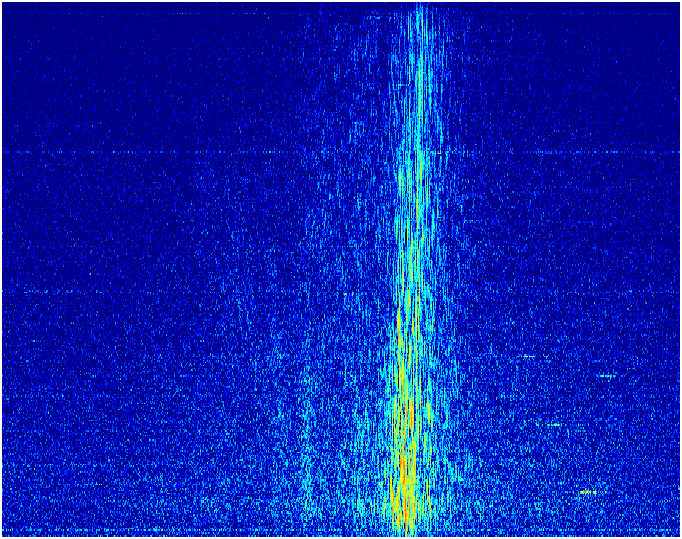
#> input picture tipo1/YOLOdata/test/images/02586.png, 682 x 539 px
$ python horizontal_lines.py ../YOLOdata/test/images/02586.png
#> lines starting #> are read from the running program, lines starting #| are printed output that depends on the picture
import sys
import math
import cv2 as cv
import numpy as np
from scipy.signal import find_peaks

def main(argv):
    default_file = 'D:/dataset/all_images_tipo1/12350.png'
    filename = argv[0] if len(argv) > 0 else default_file
    print("File letto:", filename)

    src = cv.imread(filename, cv.IMREAD_GRAYSCALE)
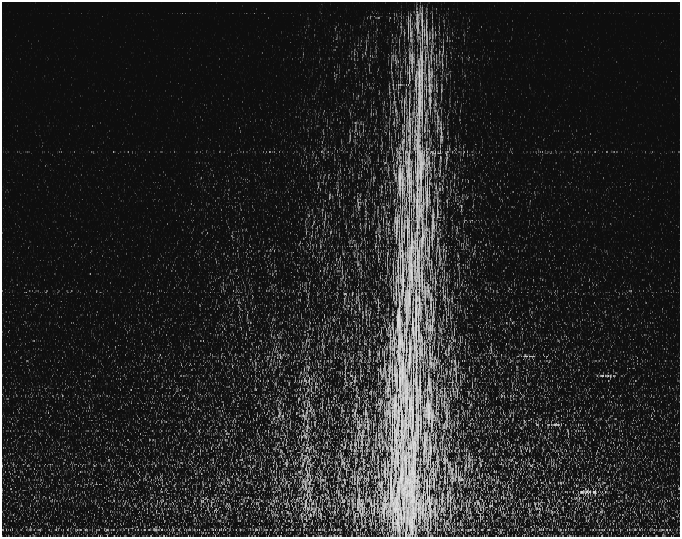
#> src: shape (539, 682); min 14, max 255, mean 40.3
    if src is None:
        print("Errore nel caricamento dell'immagine!")
        return -1
    # Equalizzazione per migliorare il contrasto
    img_eq = cv.equalizeHist(src)
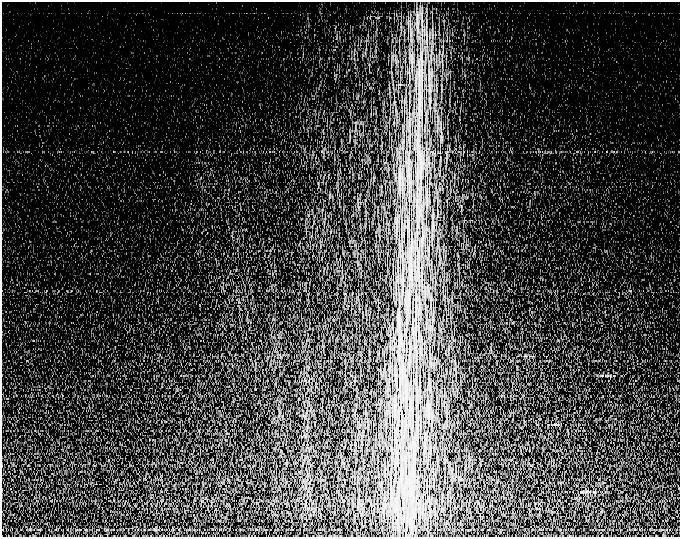
#> img_eq: shape (539, 682); min 0, max 255, mean 64.8
    cv.imshow("Equalized", img_eq)
    img_lines = cv.cvtColor(src, cv.COLOR_GRAY2BGR)

    # Calcolo dell'intensità media per ogni riga
    row_intensity = np.mean(img_eq, axis=1)
#> row_intensity = 539 values, max 255 at index 0, min 8.37 at index 5, mean 64.76
    soglia = np.percentile(row_intensity, 20)
#> soglia = 32.71
    # Rilevamento dei picchi nell'intensità delle righe
    peaks, _ = find_peaks(row_intensity, height=soglia,distance = 5,prominence = 20)
#> peaks = [13, 151, 292, 464, 484, 500, 529]

    # Disegno delle linee orizzontali rilevate
    for y in peaks:
        cv.line(img_lines, (0, y), (src.shape[1], y), (0, 0, 255), 1)
#> this loop made 7 passes
#> y on passes 1 to 7: 13, 151, 292, 464, 484, 500, 529
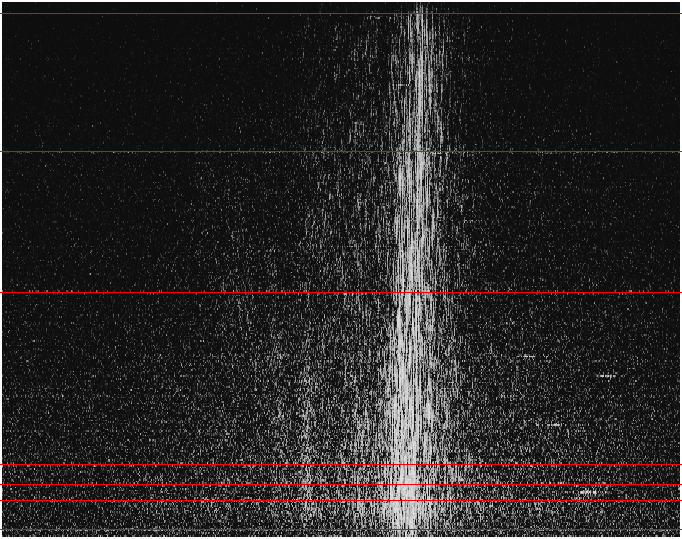
#> img_lines: shape (539, 682, 3); mean B, G, R 39.5, 39.5, 42.8

    cv.imshow("Originale", src)
    cv.imshow("Linee da picchi d'intensità", img_lines)

    cv.waitKey(0)
    cv.destroyAllWindows()

if __name__ == "__main__":
    main(sys.argv[1:])

$ run again, on tipo1/YOLOdata/training/images/02697.png
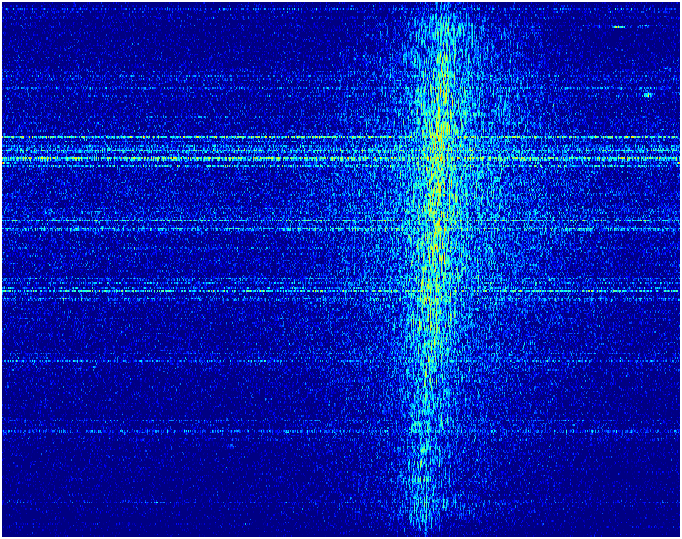
#> input picture tipo1/YOLOdata/training/images/02697.png, 682 x 539 px
#> in main, `img_eq = cv.equalizeHist(src)`:
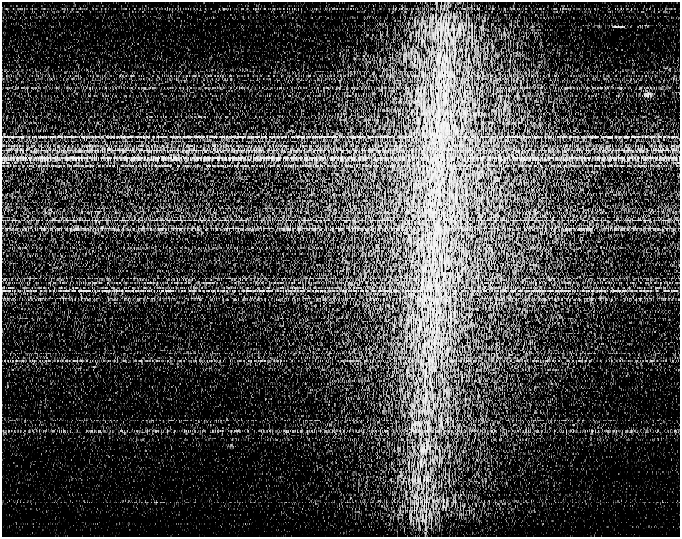
#> img_eq: shape (539, 682); min 0, max 255, mean 64.8
#> row_intensity = 539 values, max 255 at index 0, min 7.75 at index 535, mean 64.79
#> soglia = 35.04
#> peaks = 25 values from 8 to 502
#> the loop in main, `for y in peaks:` made 25 passes
#> y on passes 1 to 8: 8, 17, 25, 75, 80, 87, 95, 136
#> after the loop in main, `for y in peaks:`:
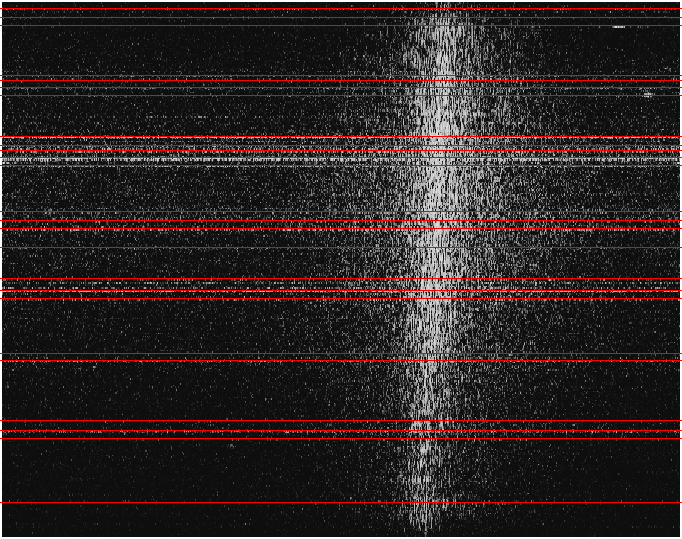
#> img_lines: shape (539, 682, 3); mean B, G, R 37.2, 37.2, 49
